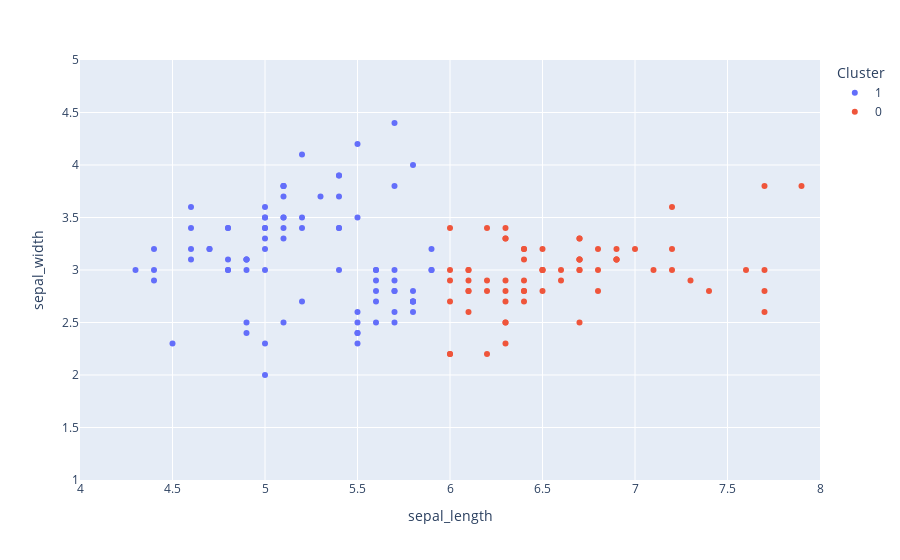

The code cell stored with this chart in its notebook:
### Code cell
iris_sepal["Cluster"] = iris_sepal["Cluster"].astype("category")

fig = px.scatter(iris_sepal, 
                 x = "sepal_length", 
                 y = "sepal_width", 
                 color = "Cluster"
                )
fig.update_xaxes(range=[4, 8])
fig.update_yaxes(range=[1, 5])

fig.show()

### Figure 1 — Plotly figure (JSON) as saved in the notebook; plotly's stock layout.template omitted (floating-point values rounded to 4 significant figures)
{"data": [{"hovertemplate": "Cluster=1<br>sepal_length=%{x}<br>sepal_width=%{y}<extra></extra>", "legendgroup": "1", "marker": {"color": "#636efa", "symbol": "circle"}, "mode": "markers", "name": "1", "orientation": "v", "showlegend": true, "type": "scatter", "x": [5.1, 4.9, 4.7, 4.6, 5, 5.4, 4.6, 5, 4.4, 4.9, 5.4, 4.8, 4.8, 4.3, 5.8, 5.7, 5.4, 5.1, 5.7, 5.1, 5.4, 5.1, 4.6, 5.1, 4.8, 5, 5, 5.2, 5.2, 4.7, 4.8, 5.4, 5.2, 5.5, 4.9, 5, 5.5, 4.9, 4.4, 5.1, 5, 4.5, 4.4, 5, 5.1, 4.8, 5.1, 4.6, 5.3, 5, 5.5, 5.7, 4.9, 5.2, 5, 5.9, 5.6, 5.6, 5.8, 5.6, 5.9, 5.7, 5.5, 5.5, 5.8, 5.4, 5.6, 5.5, 5.5, 5.8, 5, 5.6, 5.7, 5.7, 5.1, 5.7, 5.8, 4.9, 5.7, 5.8, 5.6, 5.8, 5.9], "xaxis": "x", "y": [3.5, 3, 3.2, 3.1, 3.6, 3.9, 3.4, 3.4, 2.9, 3.1, 3.7, 3.4, 3, 3, 4, 4.4, 3.9, 3.5, 3.8, 3.8, 3.4, 3.7, 3.6, 3.3, 3.4, 3, 3.4, 3.5, 3.4, 3.2, 3.1, 3.4, 4.1, 4.2, 3.1, 3.2, 3.5, 3.1, 3, 3.4, 3.5, 2.3, 3.2, 3.5, 3.8, 3, 3.8, 3.2, 3.7, 3.3, 2.3, 2.8, 2.4, 2.7, 2, 3, 2.9, 3, 2.7, 2.5, 3.2, 2.6, 2.4, 2.4, 2.7, 3, 3, 2.5, 2.6, 2.6, 2.3, 2.7, 3, 2.9, 2.5, 2.8, 2.7, 2.5, 2.5, 2.8, 2.8, 2.7, 3], "yaxis": "y"}, {"hovertemplate": "Cluster=0<br>sepal_length=%{x}<br>sepal_width=%{y}<extra></extra>", "legendgroup": "0", "marker": {"color": "#EF553B", "symbol": "circle"}, "mode": "markers", "name": "0", "orientation": "v", "showlegend": true, "type": "scatter", "x": [7, 6.4, 6.9, 6.5, 6.3, 6.6, 6, 6.1, 6.7, 6.2, 6.1, 6.3, 6.1, 6.4, 6.6, 6.8, 6.7, 6, 6, 6, 6.7, 6.3, 6.1, 6.2, 6.3, 7.1, 6.3, 6.5, 7.6, 7.3, 6.7, 7.2, 6.5, 6.4, 6.8, 6.4, 6.5, 7.7, 7.7, 6, 6.9, 7.7, 6.3, 6.7, 7.2, 6.2, 6.1, 6.4, 7.2, 7.4, 7.9, 6.4, 6.3, 6.1, 7.7, 6.3, 6.4, 6, 6.9, 6.7, 6.9, 6.8, 6.7, 6.7, 6.3, 6.5, 6.2], "xaxis": "x", "y": [3.2, 3.2, 3.1, 2.8, 3.3, 2.9, 2.2, 2.9, 3.1, 2.2, 2.8, 2.5, 2.8, 2.9, 3, 2.8, 3, 2.9, 2.7, 3.4, 3.1, 2.3, 3, 2.9, 3.3, 3, 2.9, 3, 3, 2.9, 2.5, 3.6, 3.2, 2.7, 3, 3.2, 3, 3.8, 2.6, 2.2, 3.2, 2.8, 2.7, 3.3, 3.2, 2.8, 3, 2.8, 3, 2.8, 3.8, 2.8, 2.8, 2.6, 3, 3.4, 3.1, 3, 3.1, 3.1, 3.1, 3.2, 3.3, 3, 2.5, 3, 3.4], "yaxis": "y"}], "layout": {"legend": {"title": {"text": "Cluster"}, "tracegroupgap": 0}, "margin": {"t": 60}, "xaxis": {"anchor": "y", "domain": [0, 1], "range": [4, 8], "title": {"text": "sepal_length"}}, "yaxis": {"anchor": "x", "domain": [0, 1], "range": [1, 5], "title": {"text": "sepal_width"}}}}
